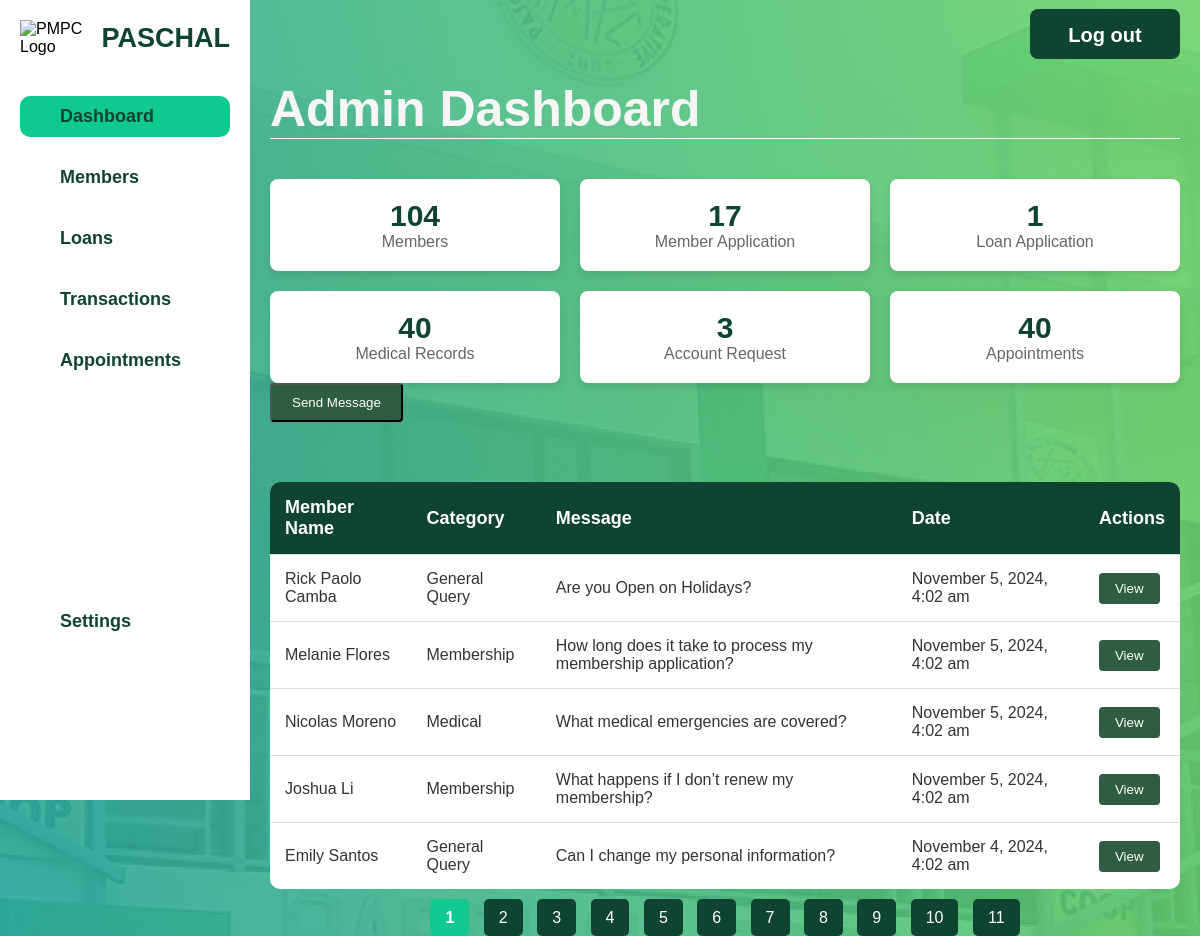
The page /admin/admin.php (signed in) on the database its author committed.
### tables this page shows
CREATE TABLE `admin_messages` (
  `MessageID` int(11) NOT NULL,
  `MemberID` int(11) DEFAULT NULL,
  `Category` varchar(255) DEFAULT NULL,
  `MessageContent` mediumtext DEFAULT NULL,
  `DateSent` datetime DEFAULT NULL,
  `isReplied` tinyint(1) DEFAULT 0,
  `isViewed` tinyint(1) DEFAULT 0
);

### html/admin/admin.php (the view, shortened to what this page needs)
<?php
$servername = "localhost";
$dbUsername = "root";
$dbPassword = "";
$dbname = "pmpc";
$conn = new mysqli($servername, $dbUsername, $dbPassword, $dbname);
$limit = 5;
$page = isset($_GET['page']) ? (int)$_GET['page'] : 1;
$offset = ($page - 1) * $limit;
$countQuery = "SELECT COUNT(*) AS total FROM admin_messages";
$countResult = $conn->query($countQuery);
$totalMessages = $countResult->fetch_assoc()['total'];
$totalPages = ceil($totalMessages / $limit);
$totalMembersQuery = "SELECT COUNT(*) as total FROM member";
$totalMembersResult = $conn->query($totalMembersQuery);
$totalMembers = $totalMembersResult->fetch_assoc()['total'];
$activeMemberApplicationsQuery = "SELECT COUNT(*) as total FROM membership_application WHERE Status = 'In Progress'";
$activeMemberApplicationsResult = $conn->query($activeMemberApplicationsQuery);
$activeMemberApplications = $activeMemberApplicationsResult->fetch_assoc()['total'];
$loanApplicationsQuery = "SELECT COUNT(*) as total FROM loanapplication";
$loanApplicationsResult = $conn->query($loanApplicationsQuery);
$loanApplications = $loanApplicationsResult->fetch_assoc()['total'];
$medicalRecordsQuery = "SELECT COUNT(*) as total FROM medical";
$medicalRecordsResult = $conn->query($medicalRecordsQuery);
$medicalRecords = $medicalRecordsResult->fetch_assoc()['total'];
$accountRequestsQuery = "SELECT COUNT(*) as total FROM Account_request";
$accountRequestsResult = $conn->query($accountRequestsQuery);
$accountRequests = $accountRequestsResult->fetch_assoc()['total'];
$appointmentsQuery = "SELECT COUNT(*) as total FROM appointments";
$appointmentsResult = $conn->query($appointmentsQuery);
$appointments = $appointmentsResult->fetch_assoc()['total'];
$messagesQuery = "SELECT CONCAT(m.FirstName, ' ', m.LastName) AS MemberName,
                         a.Category, a.MessageContent, a.DateSent, a.MessageID
                  FROM admin_messages a
                  JOIN member m ON a.MemberID = m.MemberID
                  ORDER BY a.DateSent DESC
                  LIMIT ? OFFSET ?";
$stmt = $conn->prepare($messagesQuery);
$stmt->bind_param("ii", $limit, $offset);
$stmt->execute();
$messagesResult = $stmt->get_result();
?>
<!DOCTYPE html>
<html lang="en">
<head>
    <link rel="stylesheet" href="../../css/admin-dashboard.css">
    <link rel="stylesheet" href="../../css/member-general.css">
    <link rel="stylesheet" href="../../css/admin.css">
</head>
<body>
    <div class="container">
        <div class="sidebar">
            <div class="logo-container">
                <div class="logo">
                    <img src="../../assets/pmpc-logo.png" alt="PMPC Logo">
                </div>
                <h2 class="pmpc-text">PASCHAL</h2>
            </div>
            <ul class="sidebar-menu">
                <li><a href="admin.php" class="active">Dashboard</a></li>
                <li><a href="admin-members.php">Members</a></li>
                <li><a href="admin-loans.php">Loans</a></li>
                <li><a href="admin-transactions.php">Transactions</a></li>
                <li><a href="admin-appointments.php">Appointments</a></li>
            </ul>
            <ul class="sidebar-settings">
                <li><a href="admin-settings.html">Settings</a></li>
            </ul>
        </div>
        <div class="main-content">
            <header>
                <h1>Admin Dashboard</h1>
                <button class="logout-button" onclick="window.location.href='../logout.php'">Log out</button>
            </header>
            <section class="dashboard-metrics">
                <div class="metric-box">
                    <h3><?php echo $totalMembers; ?></h3>
                    <p>Members</p>
                </div>
                <div class="metric-box">
                    <h3><?php echo $activeMemberApplications; ?></h3>
                    <p>Member Application</p>
                </div>
                <div class="metric-box">
                    <h3><?php echo $loanApplications; ?></h3>
                    <p>Loan Application</p>
                </div>
                <div class="metric-box">
                    <h3><?php echo $medicalRecords; ?></h3>
                    <p>Medical Records</p>
                </div>
                <div class="metric-box">
                    <h3><?php echo $accountRequests; ?></h3>
                    <p>Account Request</p>
                </div>
                <div class="metric-box">
                    <h3><?php echo $appointments; ?></h3>
                    <p>Appointments</p>
                </div>
            </section>
            <button class="send-message-button" onclick="openSendMessageModal()">Send Message</button>
            <section class="inbox-section">
                <table class="inbox-table">
                    <thead>
                        <tr>
                            <th>Member Name</th>
                            <th>Category</th>
                            <th>Message</th>
                            <th>Date</th>
                            <th>Actions</th>
                        </tr>
                    </thead>
                    <tbody id="inboxMessages">
                        <?php
                        if ($messagesResult->num_rows > 0) {
                            while ($message = $messagesResult->fetch_assoc()) {
                                echo "<tr>
                                    <td>{$message['MemberName']}</td>
                                    <td>{$message['Category']}</td>
                                    <td>{$message['MessageContent']}</td>
                                    <td>" . date('F j, Y, g:i a', strtotime($message['DateSent'])) . "</td>
                                    <td><button class='view-btn' onclick='showViewMessageModal({$message['MessageID']})'>View</button></td>
                                </tr>";
                            }
                        } else {
                            echo "<tr><td colspan='5'>No messages found.</td></tr>";
                        }
                        ?>
                    </tbody>
                </table>
            </section>
                <div id="pagination" class="pagination">
                    <?php for ($i = 1; $i <= $totalPages; $i++): ?>
                        <a href="?page=<?= $i ?>" class="<?= ($i === $page) ? 'active' : '' ?>"><?= $i ?></a>
                    <?php endfor; ?>
                </div>
        </div>
    </div>
</body>

### css/admin-dashboard.css (style rules this page uses)
.inbox-section { margin-top: 40px; }
.inbox-table { width: 100%; border-collapse: collapse; background-color: white; border-radius: 10px; overflow: hidden; }
.inbox-table thead { background-color: #0F4332; color: white; font-size: 18px; font-weight: bold; }
.inbox-table th, .inbox-table td { padding: 15px; text-align: left; border-bottom: 1px solid #ddd; }
.inbox-table td { font-size: 16px; color: #333; }
.inbox-table tr:last-child td { border-bottom: none; }
.pagination { margin-top: 20px; text-align: center; }
.pagination a { margin: 0 5px; padding: 10px 15px; background-color: #0F4332; color: white; text-decoration: none; border-radius: 5px; transition: background-color 0.3s; }
.pagination a.active { background-color: #10C98F; font-weight: bold; }
.view-btn, .reply-btn { background-color: #2f5d41; color: white; padding: 8px 16px; border-radius: 4px; cursor: pointer; border: none; }
.send-message-button { background-color: #2f5d41; color: white; padding: 10px 20px; border-radius: 4px; cursor: pointer; margin-bottom: 20px; }

### css/member-general.css (style rules this page uses)
* { margin: 0; padding: 0; box-sizing: border-box; font-family: 'Poppins', Arial, Helvetica, sans-serif; }
html, body { height: 100%; font-family: 'Poppins', Arial, Helvetica, sans-serif; }
body { background-image: url('../assets/bg.jpg'); background-size: auto; background-position: center; background-repeat: repeat; }
.container { display: flex; width: 100%; height: 100vh; }
.sidebar { width: 250px; background-color: #fff; display: flex; flex-direction: column; padding: 20px; position: fixed; height: 100vh; }
.logo-container { display: flex; align-items: center; margin-bottom: 20px; }
.logo img { width: 70px; height: auto; margin-right: 10px; }
.pmpc-text { font-size: 27px; color: #0F4332; font-weight: 800; }
.sidebar-menu { list-style: none; padding: 0; }
.sidebar-menu li { margin: 20px 0; }
.sidebar-settings { list-style: none; padding-left: 0; margin-bottom: 20px; }
.sidebar-menu a { color: #0F4332; text-decoration: none; font-size: 18px; font-weight: bold; display: block; padding: 10px 40px; transition: background-color 0.3s ease; }
.sidebar-menu a.active, .sidebar-menu a:hover { background-color: #10C98F; border-radius: 10px; }
.sidebar-settings li { margin: 0; }
.sidebar-settings a { color: #0F4332; text-decoration: none; font-size: 18px; font-weight: bold; padding: 10px 40px; display: block; transition: background-color 0.3s ease; margin-top:200px; }
.main-content { margin-left: 250px; padding: 20px; width: calc(100% - 250px); }
header { display: flex; justify-content: space-between; align-items: center; padding-top: 60px; border-bottom: 1.5px solid #ffffff; margin-bottom: 20px; }
header h1 { font-size: 50px; font-weight: 800; color: #f6f6f6; }
.logout-button { background-color: #0F4332; color: rgb(255, 255, 255); border-radius: 8px; margin-top: -150px; font-size: 20px; font-weight: bold; width: 150px; height: 50px; padding: 15px 25px; border: none; cursor: pointer; transition: background-color 0.3s ease; }

### css/admin.css (style rules this page uses)
.dashboard-metrics { display: grid; grid-template-columns: repeat(3, 1fr); gap: 20px; margin-top: 40px; }
.metric-box { background-color: white; padding: 20px; border-radius: 8px; text-align: center; box-shadow: 0px 4px 8px rgba(0, 0, 0, 0.1); }
.metric-box h3 { font-size: 30px; color: #0F4332; }
.metric-box p { font-size: 16px; color: #666; }

### rows shown on the page
admin_messages: MemberName "Rick Paolo Camba", Category "General Query", MessageContent "Are you Open on Holidays?", DateSent "November 5, 2024, 4:02 am"
admin_messages: MemberName "Melanie Flores", Category "Membership", MessageContent "How long does it take to process my membership application?", DateSent "November 5, 2024, 4:02 am"
admin_messages: MemberName "Nicolas Moreno", Category "Medical", MessageContent "What medical emergencies are covered?", DateSent "November 5, 2024, 4:02 am"
admin_messages: MemberName "Joshua Li", Category "Membership", MessageContent "What happens if I don’t renew my membership?", DateSent "November 5, 2024, 4:02 am"
admin_messages: MemberName "Emily Santos", Category "General Query", MessageContent "Can I change my personal information?", DateSent "November 4, 2024, 4:02 am"

### other values the page prints
$totalMembers "104"
$activeMemberApplications "17"
$loanApplications "1"
$medicalRecords "40"
$accountRequests "3"
$appointments "40"
